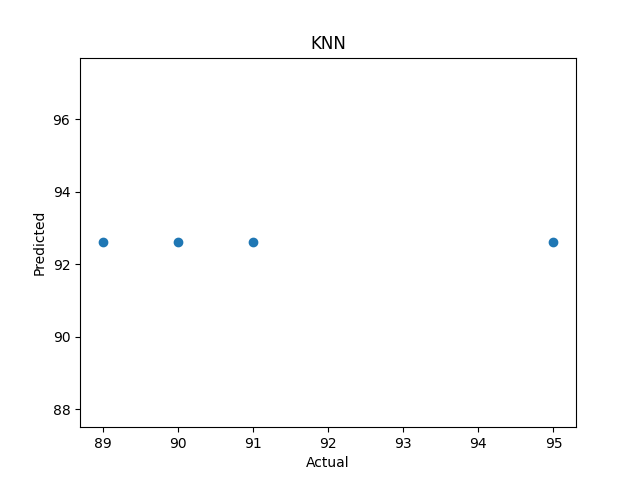

This chart was generated by the following Python code:
import pandas as pd
import numpy as np
import matplotlib.pyplot as plt

from sklearn.linear_model import LinearRegression
from sklearn.neighbors import KNeighborsRegressor

from sklearn.metrics import r2_score
from sklearn.metrics import median_absolute_error
from sklearn.metrics import mean_squared_log_error
from sklearn.metrics import mean_squared_error
from sklearn.metrics import mean_absolute_error
from sklearn.metrics import max_error
from sklearn.metrics import explained_variance_score

import pickle

df = pd.read_csv('Datasets/eng.csv')
print(df)

X = np.array(list(range(1, 10)))
# print('X:')
# print(X)

# Change the shape of X array from 1D to 2D
X = X.reshape((9, 1))
# print('New X:')
# print(X)
# print(X.shape)

Y = df.loc[:, ['0']]
Y = np.array(Y)
# Y = Y.flatten()
# print('Y:')
# print(Y)
# print(Y.shape)

x_train = X[0:10:2]
print('X_train:')
print(x_train)
print()
x_test = X[1:10:2]
print('X_test:')
print(x_test)
print()
y_train = Y[0:10:2]
print('Y_train:')
print(y_train)
print()
y_test = Y[1:10:2]
print('Y_test:')
print(y_test)

reg = KNeighborsRegressor(n_neighbors=5, algorithm='auto')
reg.fit(x_train, y_train)

training_accuracy = reg.score(x_train, y_train)
test_accuracy = reg.score(x_test, y_test)
rmse_train = np.sqrt(mean_squared_error(reg.predict(x_train), y_train))
rmse_test = np.sqrt(mean_squared_error(reg.predict(x_test), y_test))
print("Training Accuracy = %0.3f, Test Accuracy = %0.3f, RMSE (train) = %0.3f, RMSE (test) = %0.3f" %
      (training_accuracy, test_accuracy, rmse_train, rmse_test))

y_true = y_test
y_pred = reg.predict(x_test)

fig, ax = plt.subplots()
ax.scatter(y_test, y_pred)
plt.title('KNN')
plt.xlabel('Actual')
plt.ylabel('Predicted')
plt.savefig('KNN.png')

print("exp variance err", explained_variance_score(y_true, y_pred))
print("max error", max_error(y_true, y_pred))
print("mae", mean_absolute_error(y_true, y_pred))
print("mse", mean_squared_error(y_true, y_pred))
print("mean sq log error", mean_squared_log_error(y_true, y_pred))
print("median absolute error", median_absolute_error(y_true, y_pred))
print("r2", r2_score(y_true, y_pred))   # -0.3513253012048161

y_pred = reg.predict(np.array([[10]]))
print('Y_pred:')
print(y_pred)   # 92.60

# filename = 'KNN.sav'
# pickle.dump(reg, open(filename, 'wb'))
